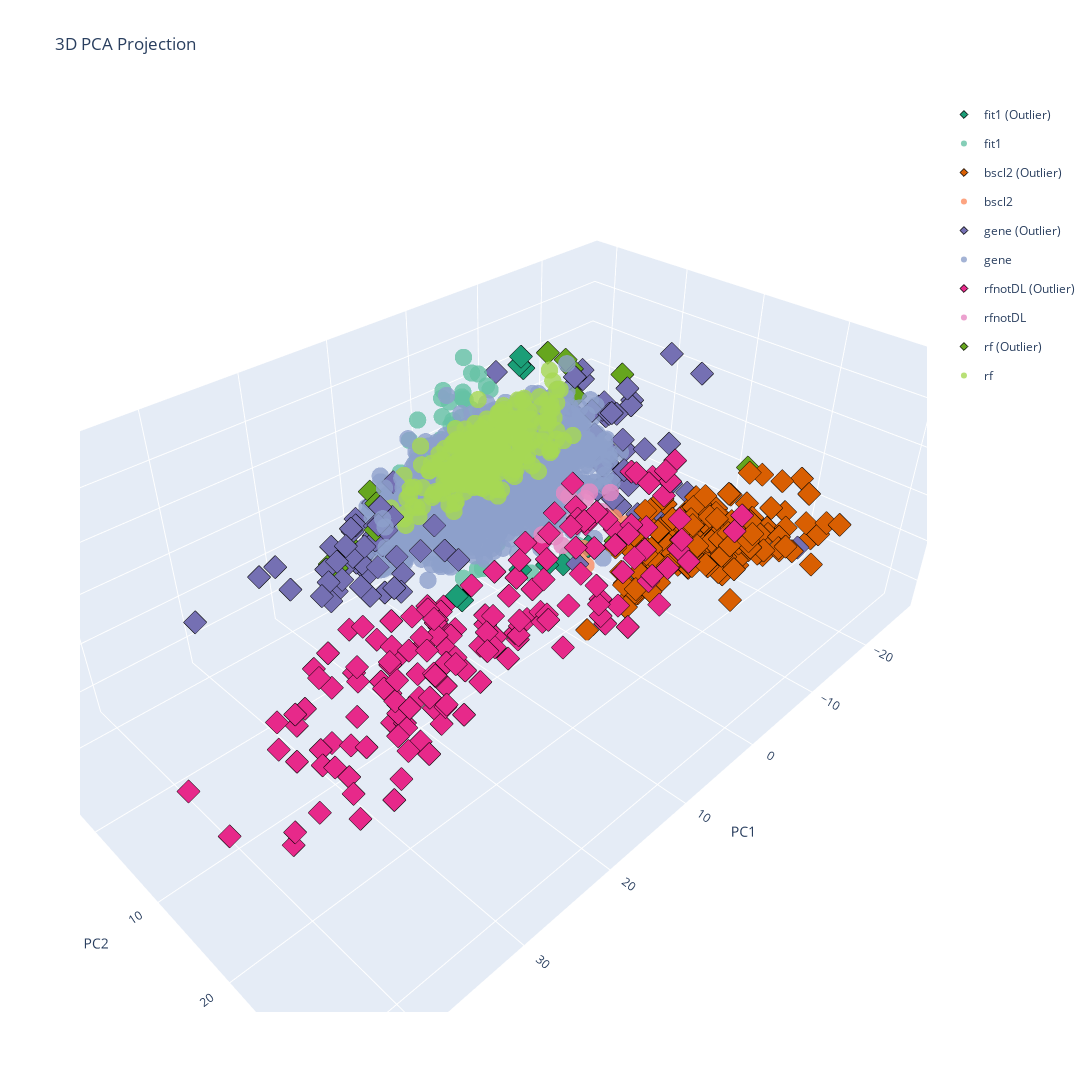

Write notebook code for a chart like this one.
### Code cell
from sklearn.decomposition import PCA
from matplotlib import pyplot as plt
import numpy as np
from plotting_utils import plot_3d_scatter


def perform_pca(X_scaled, plot_explained_variance=True):
    """Perform PCA and return transformed data and PCA object."""
    pca = PCA()
    X_pca = pca.fit_transform(X_scaled)
    if plot_explained_variance:
        explained_variance_ratio = pca.explained_variance_ratio_
        cumulative_variance_ratio = np.cumsum(explained_variance_ratio)

        plt.figure(figsize=(10, 6))
        plt.plot(
            range(1, len(explained_variance_ratio) + 1),
            cumulative_variance_ratio,
            "bo-",
        )
        plt.xlabel("Number of Components")
        plt.ylabel("Cumulative Explained Variance Ratio")
        plt.title("PCA Explained Variance Ratio")
        plt.grid(True)
        plt.show()
    return X_pca


HOVER_COLS = [
    "row",
    "col",
    "set",
]

X_pca = perform_pca(df_data, plot_explained_variance=True)


pca_df = create_dimension_reduction_df(
    X_pca,
    3,
    "PC",
    df,
)

pca_fig = plot_3d_scatter(
    pca_df,
    "PC1",
    "PC2",
    "PC3",
    title="3D PCA Projection",
    hover_data=HOVER_COLS,
    type_col="type",
    outlier_col="isolation_forest_outlier",
)

### Figure 1 — Plotly figure (JSON) as saved in the notebook; plotly's stock layout.template omitted (floating-point values rounded to 4 significant figures; data arrays with more than 128 entries replaced by an {"elided": "..."} marker saying what was removed)
{"data": [{"customdata": [["fit1", 3, 1, 3], ["fit1", 5, 1, 3], ["fit1", 7, 1, 3], ["fit1", 9, 1, 4], ["fit1", 15, 1, 4], ["fit1", 11, 1, 6], ["fit1", 3, 1, 9], ["fit1", 5, 1, 9], ["fit1", 7, 1, 9], ["fit1", 9, 1, 9]], "hovertemplate": "<b>type</b>: %{customdata[0]}<br><b>row</b>: %{customdata[1]}<br><b>col</b>: %{customdata[2]}<br><b>set</b>: %{customdata[3]}<br><extra></extra>", "legendgroup": "fit1 (Outlier)", "marker": {"color": "rgb(27,158,119)", "line": {"color": "black", "width": 1}, "opacity": 1, "size": 6, "symbol": "diamond"}, "mode": "markers", "name": "fit1 (Outlier)", "type": "scatter3d", "x": [9.609, 13.94, 11.55, -12.0, -9.631, -8.634, 0.993, 3.332, 3.919, -3.991], "y": [4.746, 4.787, 6.141, -8.086, -6.419, -5.22, 10.13, 10.13, 7.116, 9.076], "z": [-6.901, -5.355, -4.567, 6.284, 8.032, 9.711, -4.192, -3.088, -4.903, -5.018]}, {"customdata": {"elided": "78x4 mixed values"}, "hovertemplate": "<b>type</b>: %{customdata[0]}<br><b>row</b>: %{customdata[1]}<br><b>col</b>: %{customdata[2]}<br><b>set</b>: %{customdata[3]}<br><extra></extra>", "legendgroup": "fit1", "marker": {"color": "rgb(102,194,165)", "line": {"color": "black", "width": 0}, "opacity": 0.8, "size": 6, "symbol": "circle"}, "mode": "markers", "name": "fit1", "type": "scatter3d", "x": [2.585, 1.733, 8.735, 1.636, -3.495, -3.727, -1.37, -1.963, -4.46, -2.55, -2.154, -0.03577, -0.9814, -2.332, -0.5572, -4.287, 6.678, 8.534, 7.057, 3.146, 5.075, -4.623, -1.066, -2.252, -1.599, -6.637, -4.302, -2.2, 6.906, 5.233, 2.498, 3.368, -1.384, 5.955, -1.479, 3.043, 6.719, 2.732, 3.018, -2.446, 0.4728, -2.587, 2.883, 1.596, 4.908, -1.729, 4.134, 5.862, 4.025, 1.896, 5.932, 5.013, 2.968, 4.074, -1.519, -0.5137, -0.8495, -7.349, 1.542, -1.854, 1.681, -2.691, -1.951, 2.787, -2.075, -0.7755, -0.2906, -2.526, -0.7095, -5.432, -0.5391, -1.36, 1.717, -6.093, -1.596, -5.084, -5.791, -2.705], "y": [-7.723, -8.43, -7.273, -10.16, -8.05, -10.66, -9.681, -8.403, -4.643, -5.464, -2.53, -3.325, -2.523, -7.192, -2.893, -1.451, 3.862, 3.825, 4.979, 7.778, 5.001, -3.978, -4.1, -7.594, -5.488, -7.144, -9.24, -10.97, -4.91, -6.297, -7.585, -6.376, -4.697, -8.207, -4.637, -9.971, -3.859, -5.872, -8.615, -4.015, -3.231, -1.656, -6.427, -7.521, -7.356, -0.9707, -4.459, -8.672, -8.939, -6.178, -7.626, -2.273, -5.157, -5.469, -5.711, -6.149, -4.022, -1.908, 7.849, 8.142, 7.319, 8.659, -10.07, -8.787, -9.306, -5.902, -8.451, -7.42, -4.325, -10.8, -7.436, -5.6, -8.41, -9.029, -6.61, -6.252, -7.491, -6.8], "z": [-0.775, -0.1754, -0.5968, -1.945, 2.149, 1.989, 3.736, 1.862, 2.747, 2.357, 2.923, 1.204, 3.603, 1.82, 2.001, 5.379, -5.106, -5.259, -4.252, -5.346, -2.271, 2.575, 4.615, 4.12, 2.351, 3.289, 4.787, 0.1471, 0.7472, 2.523, 2.573, 0.9174, 2.412, 0.5714, 4.365, 2.517, 2.169, 3.347, -0.05418, 3.723, 7.665, 5.826, -2.407, -3.976, -0.9299, 1.473, -0.06378, -1.5, -1.002, -1.591, -1.93, -4.719, -3.238, -2.436, -1.26, -0.6141, -2.286, 1.373, -0.7776, -5.443, -2.063, -4.431, 6.444, 5.257, 5.352, 7.637, 6.731, 10.9, 10.85, 4.762, 3.902, 1.677, 0.8932, 7.271, 6.858, 6.785, 6.546, 2.546]}, {"customdata": {"elided": "171x4 mixed values"}, "hovertemplate": "<b>type</b>: %{customdata[0]}<br><b>row</b>: %{customdata[1]}<br><b>col</b>: %{customdata[2]}<br><b>set</b>: %{customdata[3]}<br><extra></extra>", "legendgroup": "bscl2 (Outlier)", "marker": {"color": "rgb(217,95,2)", "line": {"color": "black", "width": 1}, "opacity": 1, "size": 6, "symbol": "diamond"}, "mode": "markers", "name": "bscl2 (Outlier)", "type": "scatter3d", "x": {"elided": "171 float values"}, "y": {"elided": "171 float values"}, "z": {"elided": "171 float values"}}, {"customdata": [["bscl2", 7, 2, 7], ["bscl2", 5, 23, 11], ["bscl2", 7, 2, 11], ["bscl2", 9, 2, 11], ["bscl2", 15, 23, 11]], "hovertemplate": "<b>type</b>: %{customdata[0]}<br><b>row</b>: %{customdata[1]}<br><b>col</b>: %{customdata[2]}<br><b>set</b>: %{customdata[3]}<br><extra></extra>", "legendgroup": "bscl2", "marker": {"color": "rgb(252,141,98)", "line": {"color": "black", "width": 0}, "opacity": 0.8, "size": 6, "symbol": "circle"}, "mode": "markers", "name": "bscl2", "type": "scatter3d", "x": [-5.002, -9.139, -9.362, -10.82, -3.386], "y": [8.031, 11.23, 7.848, 8.464, 8.878], "z": [-8.431, -4.656, -4.587, -5.754, -5.067]}, {"customdata": {"elided": "100x4 mixed values"}, "hovertemplate": "<b>type</b>: %{customdata[0]}<br><b>row</b>: %{customdata[1]}<br><b>col</b>: %{customdata[2]}<br><b>set</b>: %{customdata[3]}<br><extra></extra>", "legendgroup": "gene (Outlier)", "marker": {"color": "rgb(117,112,179)", "line": {"color": "black", "width": 1}, "opacity": 1, "size": 6, "symbol": "diamond"}, "mode": "markers", "name": "gene (Outlier)", "type": "scatter3d", "x": [-22.27, 17.14, 16.77, 12.68, -11.91, 24.05, -11.26, -13.4, 15.19, 11.8, 14.58, -9.574, -11.68, 12.8, -12.23, -10.47, 15.96, 13.63, 15.69, 18.48, -4.647, -9.37, 13.13, -12.59, 12.41, 17.99, 18.94, -21.44, 22.61, 14.13, 14.55, 13.49, -12.72, 14.15, 8.441, 16.68, -14.2, 14.44, 3.016, -11.12, -16.05, -14.42, 12.74, -10.75, 30.33, 14.93, -13.05, -12.63, 10.6, -11.29, -12.33, -13.73, 16.87, -16.8, 13.5, -7.801, -10.14, -14.5, 17.01, -20.68, 11.17, 19.52, 16.01, 13.32, 20.87, -13.57, 10.08, 14.67, 14.08, 11.93, 11.27, 13.84, -13.36, 13.58, 13.14, 12.39, 15.09, 10.77, 13.91, -12.47, -11.31, 12.21, -9.432, -19.83, 4.227, 12.73, 15.75, 15.49, 13.87, -15.53, -13.62, -14.23, -13.78, 22.3, -12.0, -13.71, -9.33, -10.77, 12.49, 18.56], "y": [22.49, -4.307, -5.287, -4.248, 12.88, -7.94, 6.837, 2.155, -2.848, -8.58, -4.309, 7.426, 12.31, -0.1997, 3.08, 5.49, -3.817, -2.267, -5.766, -4.709, 12.4, 5.882, -3.859, -0.001667, -3.542, -5.595, -2.248, 4.611, -5.034, -3.931, -7.01, -6.318, -0.2198, -5.81, -6.293, -6.261, 9.711, -5.433, 13.67, 7.243, 1.165, 1.862, -2.406, 6.808, -9.974, -1.354, 5.902, -0.4433, 5.457, 9.44, -0.8263, 3.86, -5.858, 3.399, -3.317, -8.096, 3.492, 10.51, -3.32, 9.012, -4.203, -4.567, -1.524, -7.184, 3.836, -2.618, -7.706, -5.512, -5.01, -2.366, -5.527, 0.2921, -1.657, -2.508, 3.043, 4.303, 1.18, 3.76, 0.706, 3.909, 9.666, -5.158, 1.603, 9.75, -8.508, -4.555, -6.241, -6.237, -4.938, 4.26, 2.201, 0.9604, 3.312, -7.704, 2.488, 5.052, 6.727, 8.373, -3.568, -4.491], "z": [-7.546, -5.187, -3.602, -0.936, 0.6838, -3.16, 3.589, 4.488, -1.473, -2.533, -4.524, -2.531, 5.146, -4.565, -4.519, 6.352, -2.789, -7.534, -5.18, -5.003, 5.118, 0.9608, -1.593, 7.572, 1.448, -4.173, -1.049, 9.035, -3.861, -5.771, -4.932, -1.465, 8.501, -4.44, 1.355, -2.449, -4.871, -5.064, -1.338, -4.207, -3.455, 3.243, -0.5647, -0.9124, -6.248, -3.291, 1.31, -1.577, -1.175, -4.292, 3.403, 4.531, -7.581, 4.84, -1.816, 7.257, 6.078, -5.894, -0.7637, -5.983, -4.714, -6.051, -6.263, -2.705, 0.2667, 5.142, -1.001, -0.9263, -4.443, 0.648, -3.249, -1.78, 4.748, 0.4296, -0.08278, 3.004, -4.376, -0.8575, -5.704, -3.529, 3.607, -3.715, 9.457, 9.055, -4.218, -2.257, -4.812, -3.545, -4.156, 5.004, 5.305, 4.123, -0.3639, -2.757, 2.233, 7.898, 7.331, -0.9469, -3.026, -7.161]}, {"customdata": {"elided": "3420x4 mixed values"}, "hovertemplate": "<b>type</b>: %{customdata[0]}<br><b>row</b>: %{customdata[1]}<br><b>col</b>: %{customdata[2]}<br><b>set</b>: %{customdata[3]}<br><extra></extra>", "legendgroup": "gene", "marker": {"color": "rgb(141,160,203)", "line": {"color": "black", "width": 0}, "opacity": 0.8, "size": 6, "symbol": "circle"}, "mode": "markers", "name": "gene", "type": "scatter3d", "x": {"elided": "3420 float values"}, "y": {"elided": "3420 float values"}, "z": {"elided": "3420 float values"}}, {"customdata": {"elided": "166x4 mixed values"}, "hovertemplate": "<b>type</b>: %{customdata[0]}<br><b>row</b>: %{customdata[1]}<br><b>col</b>: %{customdata[2]}<br><b>set</b>: %{customdata[3]}<br><extra></extra>", "legendgroup": "rfnotDL (Outlier)", "marker": {"color": "rgb(231,41,138)", "line": {"color": "black", "width": 1}, "opacity": 1, "size": 6, "symbol": "diamond"}, "mode": "markers", "name": "rfnotDL (Outlier)", "type": "scatter3d", "x": {"elided": "166 float values"}, "y": {"elided": "166 float values"}, "z": {"elided": "166 float values"}}, {"customdata": [["rfnotDL", 7, 24, 5], ["rfnotDL", 2, 24, 10], ["rfnotDL", 3, 24, 10], ["rfnotDL", 6, 24, 10], ["rfnotDL", 7, 24, 10], ["rfnotDL", 9, 24, 10], ["rfnotDL", 11, 24, 10], ["rfnotDL", 13, 24, 10], ["rfnotDL", 15, 24, 10], ["rfnotDL", 16, 24, 10]], "hovertemplate": "<b>type</b>: %{customdata[0]}<br><b>row</b>: %{customdata[1]}<br><b>col</b>: %{customdata[2]}<br><b>set</b>: %{customdata[3]}<br><extra></extra>", "legendgroup": "rfnotDL", "marker": {"color": "rgb(231,138,195)", "line": {"color": "black", "width": 0}, "opacity": 0.8, "size": 6, "symbol": "circle"}, "mode": "markers", "name": "rfnotDL", "type": "scatter3d", "x": [7.557, 0.5989, 1.669, 1.587, 2.784, 5.519, 4.451, -1.451, -1.204, 7.635], "y": [15.66, 9.583, 15.13, 13.05, 12.05, 12.95, 14.22, 10.95, 13.66, 13.31], "z": [3.964, 3.606, 4.555, 4.99, 5.265, 2.609, 4.431, 3.448, 4.682, 4.02]}, {"customdata": [["rf", 12, 1, 1], ["rf", 14, 1, 1], ["rf", 16, 1, 1], ["rf", 16, 1, 2], ["rf", 2, 2, 3], ["rf", 4, 1, 3], ["rf", 4, 2, 3], ["rf", 16, 23, 4], ["rf", 12, 23, 7], ["rf", 16, 23, 7], ["rf", 2, 1, 8], ["rf", 2, 2, 8], ["rf", 2, 1, 11]], "hovertemplate": "<b>type</b>: %{customdata[0]}<br><b>row</b>: %{customdata[1]}<br><b>col</b>: %{customdata[2]}<br><b>set</b>: %{customdata[3]}<br><extra></extra>", "legendgroup": "rf (Outlier)", "marker": {"color": "rgb(102,166,30)", "line": {"color": "black", "width": 1}, "opacity": 1, "size": 6, "symbol": "diamond"}, "mode": "markers", "name": "rf (Outlier)", "type": "scatter3d", "x": [-11.99, -14.55, -10.16, -13.11, 11.51, 16.34, 13.16, -11.7, -8.023, -25.1, 16.46, 13.14, 11.1], "y": [-4.515, 3.616, -0.3583, -1.43, -5.294, -6.204, -3.579, -0.8204, 9.354, 13.52, -7.154, -7.797, -6.746], "z": [9.271, 8.677, 10.46, 4.863, 0.676, -5.161, -0.8726, 8.761, -6.155, -2.702, -5.091, -4.981, 1.215]}, {"customdata": {"elided": "251x4 mixed values"}, "hovertemplate": "<b>type</b>: %{customdata[0]}<br><b>row</b>: %{customdata[1]}<br><b>col</b>: %{customdata[2]}<br><b>set</b>: %{customdata[3]}<br><extra></extra>", "legendgroup": "rf", "marker": {"color": "rgb(166,216,84)", "line": {"color": "black", "width": 0}, "opacity": 0.8, "size": 6, "symbol": "circle"}, "mode": "markers", "name": "rf", "type": "scatter3d", "x": {"elided": "251 float values"}, "y": {"elided": "251 float values"}, "z": {"elided": "251 float values"}}], "layout": {"height": 1200, "scene": {"xaxis": {"title": {"text": "PC1"}}, "yaxis": {"title": {"text": "PC2"}}, "zaxis": {"title": {"text": "PC3"}}}, "showlegend": true, "title": {"text": "3D PCA Projection"}, "width": 1200}}
